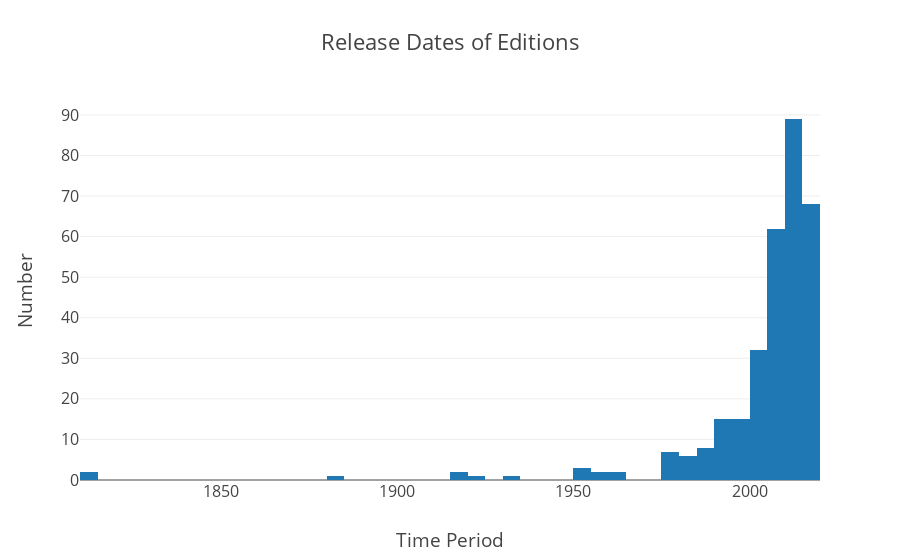

This figure's notebook cell:
### Code cell
# Converting to a dictionary has the convinent side effect that
# when a bbid with the same data_id is present, the data_id that
# is greater takes precedence (since it comes afterwards)
edition_data_ids_dict = dict(list(bb_conn.execute(select([t_edition.c.bbid,
                                                          t_edition.c.data_id])
                                             .where(t_edition.c.data_id != None))))
# But we only need the ids
edition_data_ids = edition_data_ids_dict.values()
edition_published_dates = __.compact(__.map(data_id_to_release_date, edition_data_ids))

plt.iplot({
    'data': [go.Histogram(
        x=list(edition_published_dates)
    )],
    'layout': {
        'title': 'Release Dates of Editions',
        'font': {
            'size': 16
        },
        'xaxis': {
            'title': 'Time Period'
        },
        'yaxis': {
            'title': 'Number'
        }
    }
}, config=default_plotly_config)

### Figure 1 — Plotly figure (JSON) as saved in the notebook; plotly's stock layout.template omitted (floating-point values rounded to 4 significant figures; data arrays with more than 128 entries replaced by an {"elided": "..."} marker saying what was removed)
{"data": [{"type": "histogram", "x": {"elided": "316 str values"}}], "layout": {"font": {"size": 16}, "title": "Release Dates of Editions", "xaxis": {"title": "Time Period"}, "yaxis": {"title": "Number"}}}
